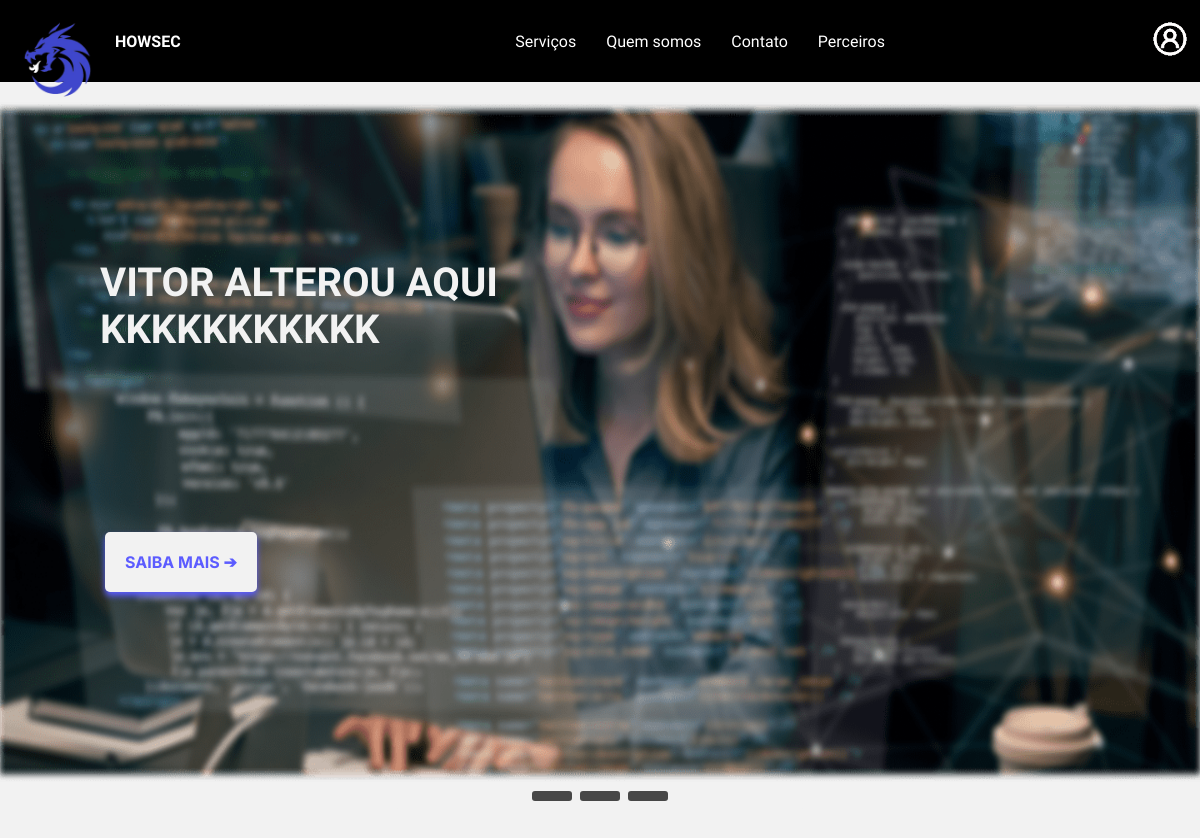
Before: / (upper part) with the older database file.
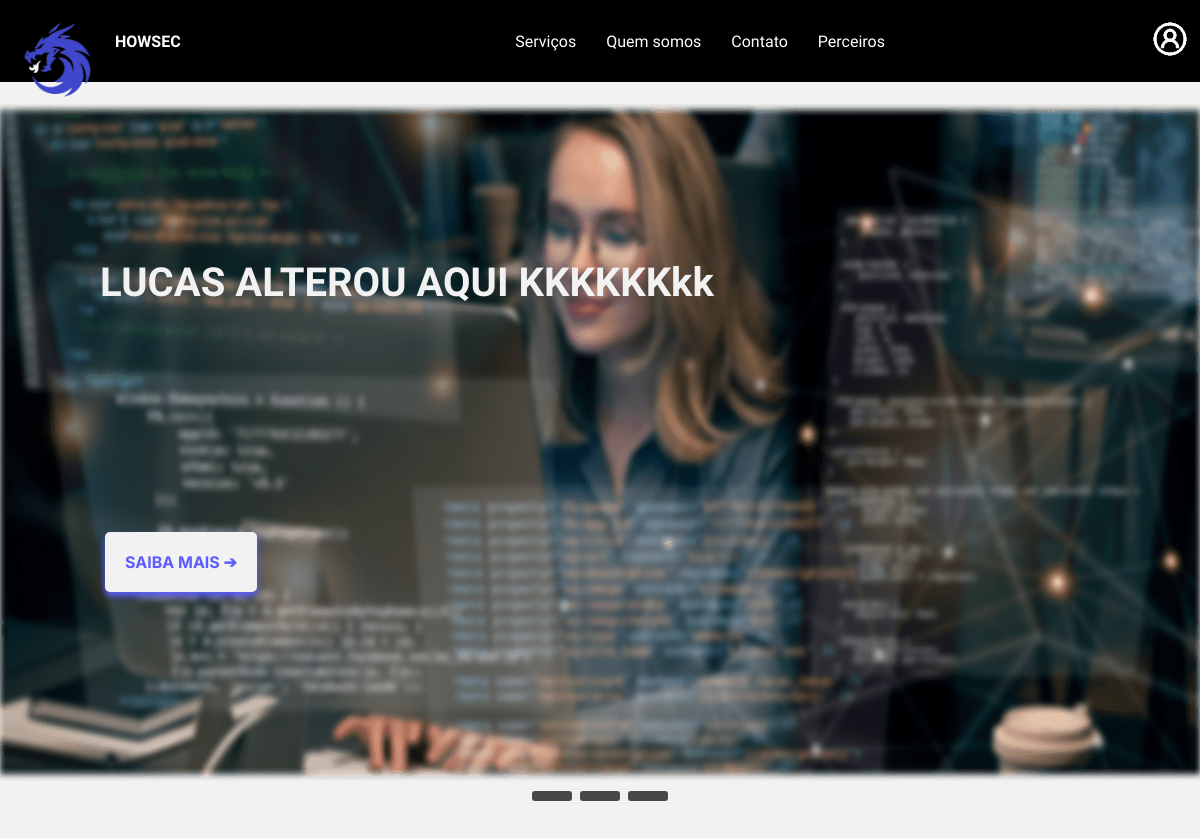
After: the same page with the newer database file.
### index.php (the view, shortened to what this page needs)
<?php
    include("PHP/conexao.php");
    $result = mysqli_query($con, "SELECT * FROM `tbl_pgn-index` WHERE id='1' ");
    $dados_tbl = $result->fetch_array();
?>
<!DOCTYPE html>
<html lang="pt-br">
<head>
    <link rel="stylesheet" href="CSS/geral.css">
    <link rel="stylesheet" href="CSS/index.css">
</head>
<body id="index">
    <header>
        <div id="logo">
            <a href="index.php">
                <img src="imagens/logo.png" alt="logo" width="100%">
            </a>
        </div>
        <a href="index.php"><h4 id="empresa">HOWSEC</h4></a>
        <nav>
            <a href="paginas/pagina01.php" class="">Serviços</a>
            <a href="https://raw.githubusercontent.com/TacioNSantos/site-projetolp/main/paginas/pagina01.php" class="">Quem somos</a>
            <a href="#" class="">Contato</a>
            <a href="#" class="">Perceiros</a>
        </nav>
        <div id="usuario">
            <a href="paginas/login.php"><img src="imagens/icone_usuario.png" alt="icone do usuário" width="100%"></a>
        </div>
    </header>
        <div id="carrossel-imagens">
            <div id="imagens-carrossel">
                <div id="carrossel-01" class="carrossel-conteudo">
                    <div class="carro-imagem"><img src="imagens/img-index/<?= $dados_tbl['img_carrossel-01']; ?>" alt="imagem01"></div>
                    <h1 id="titulo-carrossel-01" class="titulo-carrossel"><?= $dados_tbl['titulo_carrossel-01']; ?></h1>
                    <a href="paginas/pagina01.php"><div id="botao-carrossel-01" class="botao-carrossel">SAIBA MAIS ➔</div></a>
                </div>
            </div>
        </div>
        <div id="numero-carrossel" class="num-carrossel">
            <div id="carrossel-01" class="num-carrossel"></div>
            <div id="carrossel-02" class="num-carrossel"></div>
            <div id="carrossel-03" class="num-carrossel"></div>
        </div>
</body>
</html>

Changed rows visible on the page:
changed tbl_pgn-index: value "VITOR ALTEROU AQUI KKKKKKKKKKK" → "LUCAS ALTEROU AQUI KKKKKKkk"
